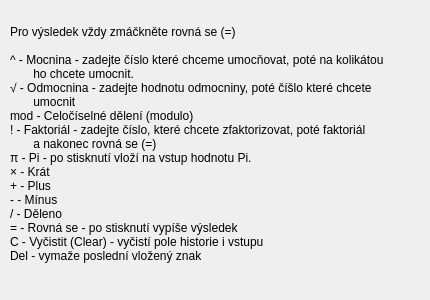
<?xml version="1.0" encoding="UTF-8"?>
<ui version="4.0">
 <class>helpdialog</class>
 <widget class="QDialog" name="helpdialog">
  <property name="geometry">
   <rect>
    <x>0</x>
    <y>0</y>
    <width>430</width>
    <height>300</height>
   </rect>
  </property>
  <property name="minimumSize">
   <size>
    <width>430</width>
    <height>300</height>
   </size>
  </property>
  <property name="maximumSize">
   <size>
    <width>430</width>
    <height>300</height>
   </size>
  </property>
  <property name="windowTitle">
   <string>Dialog</string>
  </property>
  <widget class="QLabel" name="label">
   <property name="geometry">
    <rect>
     <x>10</x>
     <y>20</y>
     <width>401</width>
     <height>261</height>
    </rect>
   </property>
   <property name="styleSheet">
    <string notr="true">QLabel{
	font: 12px;
}</string>
   </property>
   <property name="text">
    <string>Pro výsledek vždy zmáčkněte rovná se (=)

^ - Mocnina - zadejte číslo které chceme umocňovat, poté na kolikátou
       ho chcete umocnit.
√ - Odmocnina - zadejte hodnotu odmocniny, poté číšlo které chcete
       umocnit
mod - Celočíselné dělení (modulo)
! - Faktoriál - zadejte číslo, které chcete zfaktorizovat, poté faktoriál
       a nakonec rovná se (=)
π - Pi - po stisknutí vloží na vstup hodnotu Pi.
× - Krát
+ - Plus
- - Mínus
/ - Děleno
= - Rovná se - po stisknutí vypíše výsledek
C - Vyčistit (Clear) - vyčistí pole historie i vstupu
Del - vymaže poslední vložený znak
</string>
   </property>
  </widget>
 </widget>
 <resources/>
 <connections/>
</ui>
